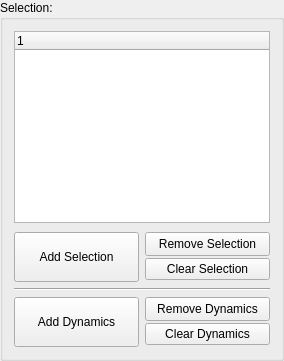
     <widget class="QGroupBox" name="selectionGroupBox">
      <property name="sizePolicy">
       <sizepolicy hsizetype="Preferred" vsizetype="Expanding">
        <horstretch>0</horstretch>
        <verstretch>0</verstretch>
       </sizepolicy>
      </property>
      <property name="minimumSize">
       <size>
        <width>0</width>
        <height>0</height>
       </size>
      </property>
      <property name="title">
       <string>Selection:</string>
      </property>
      <layout class="QVBoxLayout" name="verticalLayout" stretch="0,3">
       <property name="spacing">
        <number>9</number>
       </property>
       <item>
        <widget class="QTreeWidget" name="selectionTreeWidget">
         <property name="sizePolicy">
          <sizepolicy hsizetype="Expanding" vsizetype="Expanding">
           <horstretch>0</horstretch>
           <verstretch>0</verstretch>
          </sizepolicy>
         </property>
         <property name="minimumSize">
          <size>
           <width>0</width>
           <height>0</height>
          </size>
         </property>
         <property name="expandsOnDoubleClick">
          <bool>false</bool>
         </property>
         <column>
          <property name="text">
           <string notr="true">1</string>
          </property>
         </column>
        </widget>
       </item>
       <item>
        <widget class="QWidget" name="dynamicsButtonWidget" native="true">
         <property name="sizePolicy">
          <sizepolicy hsizetype="Expanding" vsizetype="Fixed">
           <horstretch>0</horstretch>
           <verstretch>0</verstretch>
          </sizepolicy>
         </property>
         <property name="minimumSize">
          <size>
           <width>0</width>
           <height>0</height>
          </size>
         </property>
         <layout class="QGridLayout" name="gridLayout_3">
          <property name="leftMargin">
           <number>0</number>
          </property>
          <property name="topMargin">
           <number>0</number>
          </property>
          <property name="rightMargin">
           <number>0</number>
          </property>
          <property name="bottomMargin">
           <number>0</number>
          </property>
          <property name="spacing">
           <number>6</number>
          </property>
          <item row="7" column="1">
           <widget class="QWidget" name="dynamicsWidget" native="true">
            <layout class="QVBoxLayout" name="verticalLayout_6">
             <property name="spacing">
              <number>2</number>
             </property>
             <property name="leftMargin">
              <number>0</number>
             </property>
             <property name="topMargin">
              <number>0</number>
             </property>
             <property name="rightMargin">
              <number>0</number>
             </property>
             <property name="bottomMargin">
              <number>0</number>
             </property>
             <item>
              <widget class="QPushButton" name="removeDynamicsPushButton">
               <property name="sizePolicy">
                <sizepolicy hsizetype="Expanding" vsizetype="Fixed">
                 <horstretch>0</horstretch>
                 <verstretch>0</verstretch>
                </sizepolicy>
               </property>
               <property name="minimumSize">
                <size>
                 <width>0</width>
                 <height>24</height>
                </size>
               </property>
               <property name="maximumSize">
                <size>
                 <width>16777215</width>
                 <height>24</height>
                </size>
               </property>
               <property name="toolTip">
                <string>Removes dynamics from the selected items in the tree view. If nothing is selected then all dynamics are removed.</string>
               </property>
               <property name="text">
                <string>Remove Dynamics</string>
               </property>
              </widget>
             </item>
             <item>
              <widget class="QPushButton" name="clearDynamicsButton">
               <property name="sizePolicy">
                <sizepolicy hsizetype="Expanding" vsizetype="Fixed">
                 <horstretch>0</horstretch>
                 <verstretch>0</verstretch>
                </sizepolicy>
               </property>
               <property name="text">
                <string>Clear Dynamics</string>
               </property>
              </widget>
             </item>
            </layout>
           </widget>
          </item>
          <item row="5" column="0" colspan="2">
           <widget class="Line" name="line">
            <property name="orientation">
             <enum>Qt::Horizontal</enum>
            </property>
           </widget>
          </item>
          <item row="7" column="0">
           <widget class="QPushButton" name="addDynamicsPushButton">
            <property name="sizePolicy">
             <sizepolicy hsizetype="Expanding" vsizetype="Fixed">
              <horstretch>0</horstretch>
              <verstretch>0</verstretch>
             </sizepolicy>
            </property>
            <property name="minimumSize">
             <size>
              <width>0</width>
              <height>50</height>
             </size>
            </property>
            <property name="maximumSize">
             <size>
              <width>16777215</width>
              <height>50</height>
             </size>
            </property>
            <property name="toolTip">
             <string>Adds dynamics to the pending controls in the tree view.</string>
            </property>
            <property name="text">
             <string>Add Dynamics</string>
            </property>
           </widget>
          </item>
          <item row="0" column="0">
           <widget class="QPushButton" name="addSelectionButton">
            <property name="sizePolicy">
             <sizepolicy hsizetype="Expanding" vsizetype="Fixed">
              <horstretch>0</horstretch>
              <verstretch>0</verstretch>
             </sizepolicy>
            </property>
            <property name="minimumSize">
             <size>
              <width>0</width>
              <height>50</height>
             </size>
            </property>
            <property name="maximumSize">
             <size>
              <width>16777215</width>
              <height>50</height>
             </size>
            </property>
            <property name="toolTip">
             <string>Adds the selected controls to the pending tree view.</string>
            </property>
            <property name="whatsThis">
             <string/>
            </property>
            <property name="text">
             <string>Add Selection</string>
            </property>
           </widget>
          </item>
          <item row="0" column="1">
           <widget class="QWidget" name="selectionWidget" native="true">
            <layout class="QVBoxLayout" name="verticalLayout_5">
             <property name="spacing">
              <number>2</number>
             </property>
             <property name="leftMargin">
              <number>0</number>
             </property>
             <property name="topMargin">
              <number>0</number>
             </property>
             <property name="rightMargin">
              <number>0</number>
             </property>
             <property name="bottomMargin">
              <number>0</number>
             </property>
             <item>
              <widget class="QPushButton" name="removeSelectionButton">
               <property name="sizePolicy">
                <sizepolicy hsizetype="Expanding" vsizetype="Fixed">
                 <horstretch>0</horstretch>
                 <verstretch>0</verstretch>
                </sizepolicy>
               </property>
               <property name="minimumSize">
                <size>
                 <width>0</width>
                 <height>24</height>
                </size>
               </property>
               <property name="maximumSize">
                <size>
                 <width>16777215</width>
                 <height>24</height>
                </size>
               </property>
               <property name="toolTip">
                <string>Removes the selected item from the tree view. If nothing is selected then all items are removed.</string>
               </property>
               <property name="text">
                <string>Remove Selection</string>
               </property>
              </widget>
             </item>
             <item>
              <widget class="QPushButton" name="clearSelectionButton">
               <property name="sizePolicy">
                <sizepolicy hsizetype="Expanding" vsizetype="Fixed">
                 <horstretch>0</horstretch>
                 <verstretch>0</verstretch>
                </sizepolicy>
               </property>
               <property name="text">
                <string>Clear Selection</string>
               </property>
              </widget>
             </item>
            </layout>
           </widget>
          </item>
         </layout>
        </widget>
       </item>
      </layout>
     </widget>
